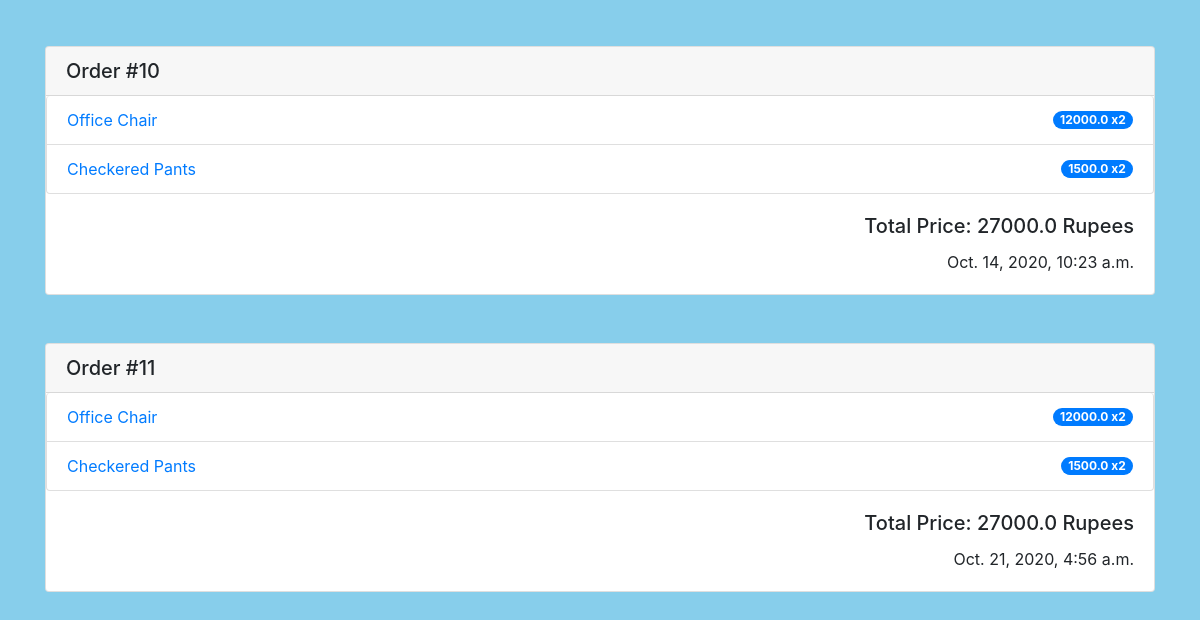
The page /orders/ (signed in, lower part) on the database as committed earlier.
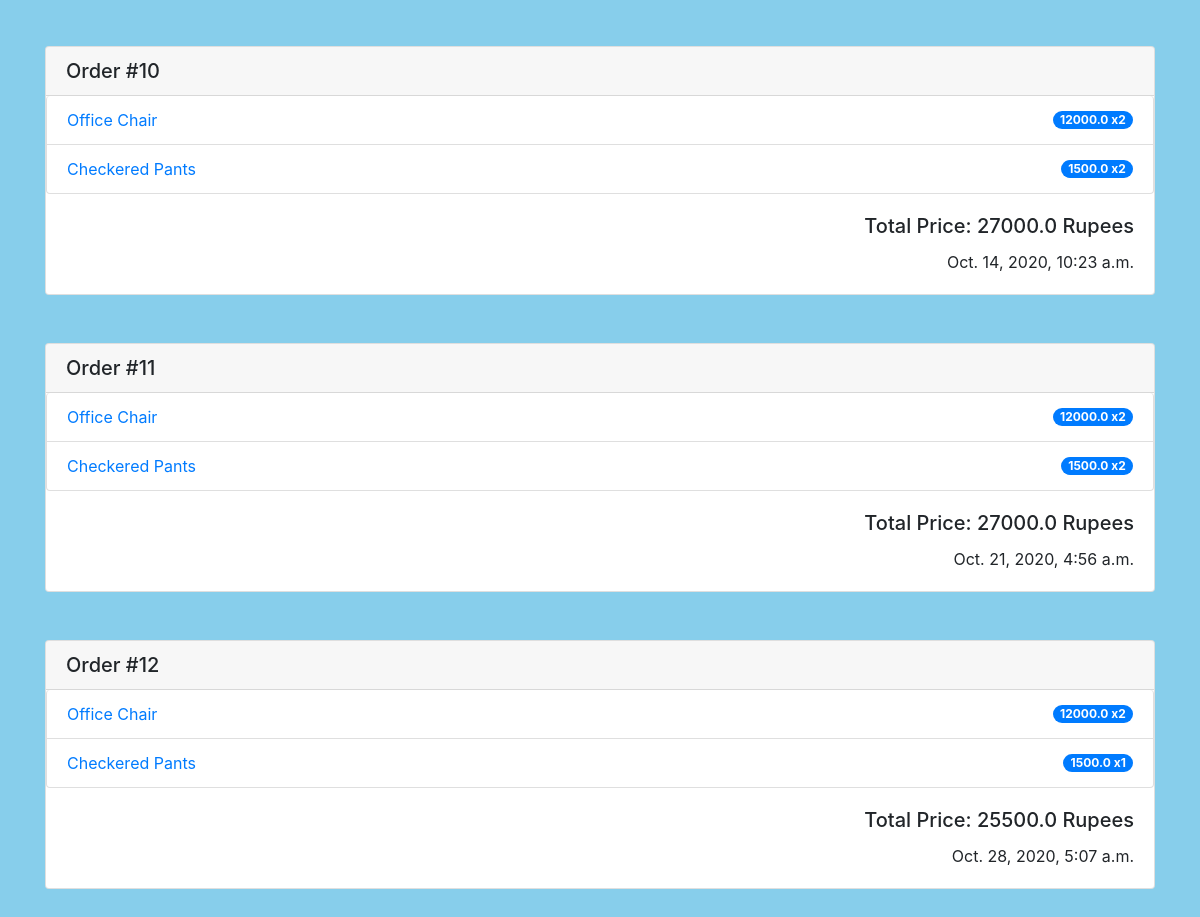
The same page on the database as committed later.
### main/models.py (models this page shows, shortened)
class Order(models.Model):
    user = models.ForeignKey(User,blank=True,null=True,on_delete=models.SET_NULL)
    items = models.ManyToManyField(Item,blank=True)
    Total_price = models.FloatField(blank=True,null=True)
    Cart_json = models.TextField(null=True,blank=True)
    time_of_creation = models.DateTimeField(auto_now=True,blank=True)

class Item(models.Model):
    name = models.CharField(max_length=200,blank=True,null=True)
    description = models.TextField(max_length=1000,blank=True,null=True)
    price = models.FloatField(null=True,blank=True)
    time_of_creation = models.DateTimeField(auto_now=True,blank=True)
    img = models.ImageField(null=True,blank=True,upload_to="imgs")

### main/views.py (the view)
# urls.py: path("orders/", views.orders, name="orders"),
@login_required(login_url='/login/')
def orders(request):
    orders = Order.objects.filter(user=request.user).order_by("time_of_creation")
    order_with_items = []
    for order in orders:
        item_values=[]
        cart = json.loads(order.Cart_json)
        for item in order.items.all():
            item_values.append([item,cart['items'][f"{item.pk}"]])
        order_with_items.append([order,item_values])
    context = {
        "orders":order_with_items,
    }
    return render(request,"main/Orders.html",context)

### main/templates/main/Orders.html
{% extends 'main/header.html' %}
{% block content %}
<br><br>
<div class="container">
    {% for order in orders %}
      <div class="card">
        <h5 class="card-header">Order #{{order.0.pk}}</h5>
        <ul class="list-group">
          {% for item in order.1 %}
            <li class="list-group-item d-flex justify-content-between align-items-center">
              <a href="/item/{{item.0.id}}" class="animate__animated animate__fadeInDown">{{item.0.name}}</a>
              <span class="badge badge-primary badge-pill">{{item.0.price}} x{{item.1}}</span>
            </li>
          {% endfor %}
        </ul>
        <div class="card-body">
          <h5 class="card-title text-right">Total Price: {{order.0.Total_price}} Rupees</h5>
          <p class="card-text text-right">{{order.0.time_of_creation}}</p>
        </div>
      </div>
      <br><br>
    {% endfor %}
</div>
{% endblock %}

Rows that differ between the two databases and show on the page:
added Order: id "12", Total_price "25500.0", time_of_creation "Oct. 28, 2020, 5:07 a.m.", Item (name "Office Chair", price "12000.0", item "2"), Item (name "Checkered Pants", price "1500.0", item "1")
